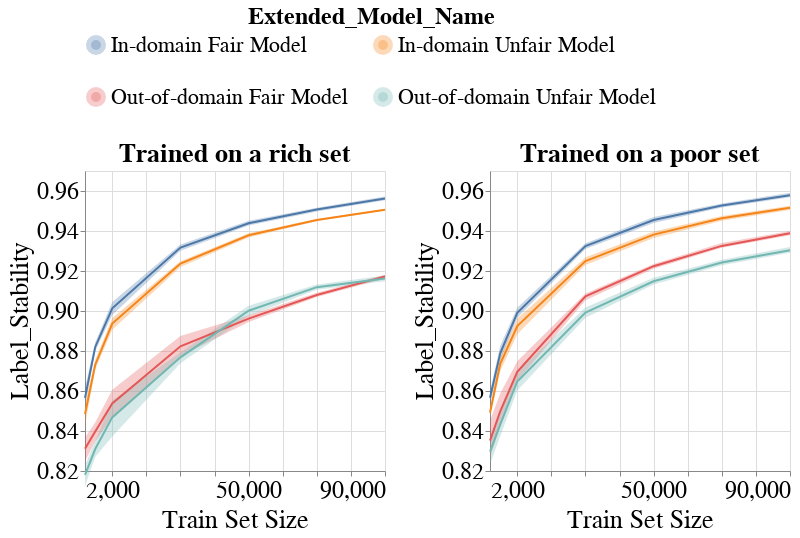

Notebook cell for this chart:
### Code cell
create_group_metric_line_bands_per_dataset_plot(metrics_per_exp_dct=metrics_per_exp_dct,
                                                experiment_names=EXPERIMENT_NAMES,
                                                model_name=MODEL_NAMES[0],
                                                metric_type='subgroup',
                                                metric_name='Label_Stability',
                                                group_name='overall',
                                                ylim=[0.82, 0.97],
                                                with_band=True)

### Figure 1 — Vega-Lite specification as saved in the notebook (floating-point values rounded to 4 significant figures; data arrays with more than 128 entries replaced by an {"elided": "..."} marker saying what was removed)
{"config": {"view": {"continuousWidth": 400, "continuousHeight": 300}, "axis": {"labelFontSize": 24, "labelFontWeight": "normal", "titleFontSize": 26, "titleFontWeight": "normal"}, "legend": {"columns": 2, "direction": "horizontal", "labelFontSize": 22, "labelLimit": 400, "orient": "top", "symbolStrokeWidth": 10, "titleAnchor": "middle", "titleFontSize": 24, "titleLimit": 300}, "title": {"fontSize": 22}}, "vconcat": [{"hconcat": [{"layer": [{"mark": {"type": "errorband", "extent": "ci"}, "encoding": {"color": {"field": "Extended_Model_Name", "type": "nominal"}, "x": {"axis": {"labelExpr": "(datum.value == 5000) || (datum.value == 10000) ? '2,000' : datum.label"}, "field": "Train_Set_Size", "scale": {"nice": false}, "title": "Train Set Size", "type": "quantitative"}, "y": {"field": "Metric_Value", "scale": {"domain": [0.82, 0.97], "zero": false}, "title": "Label_Stability", "type": "quantitative"}}}, {"mark": "line", "encoding": {"color": {"field": "Extended_Model_Name", "type": "nominal"}, "x": {"axis": {"labelExpr": "(datum.value == 5000) || (datum.value == 10000) ? '2,000' : datum.label"}, "field": "Train_Set_Size", "scale": {"nice": false}, "title": "Train Set Size", "type": "quantitative"}, "y": {"aggregate": "mean", "field": "Metric_Value", "scale": {"domain": [0.82, 0.97], "zero": false}, "title": "Label_Stability", "type": "quantitative"}}}], "height": 300, "title": {"text": "Trained on a rich set", "fontSize": 26}, "width": 300}, {"layer": [{"mark": {"type": "errorband", "extent": "ci"}, "encoding": {"color": {"field": "Extended_Model_Name", "type": "nominal"}, "x": {"axis": {"labelExpr": "(datum.value == 5000) || (datum.value == 10000) ? '2,000' : datum.label"}, "field": "Train_Set_Size", "scale": {"nice": false}, "title": "Train Set Size", "type": "quantitative"}, "y": {"field": "Metric_Value", "scale": {"domain": [0.82, 0.97], "zero": false}, "title": "Label_Stability", "type": "quantitative"}}}, {"mark": "line", "encoding": {"color": {"field": "Extended_Model_Name", "type": "nominal"}, "x": {"axis": {"labelExpr": "(datum.value == 5000) || (datum.value == 10000) ? '2,000' : datum.label"}, "field": "Train_Set_Size", "scale": {"nice": false}, "title": "Train Set Size", "type": "quantitative"}, "y": {"aggregate": "mean", "field": "Metric_Value", "scale": {"domain": [0.82, 0.97], "zero": false}, "title": "Label_Stability", "type": "quantitative"}}}], "data": {"name": "data-eb2cade301077f65d0e9b9aab330ce99"}, "height": 300, "title": {"text": "Trained on a poor set", "fontSize": 26}, "width": 300}]}], "data": {"name": "data-9868ac0ed2701433d7c3083ce6421f10"}, "$schema": "https://vega.github.io/schema/vega-lite/v4.17.0.json", "datasets": {"data-9868ac0ed2701433d7c3083ce6421f10": {"elided": "168 records"}, "data-eb2cade301077f65d0e9b9aab330ce99": {"elided": "168 records"}}}
